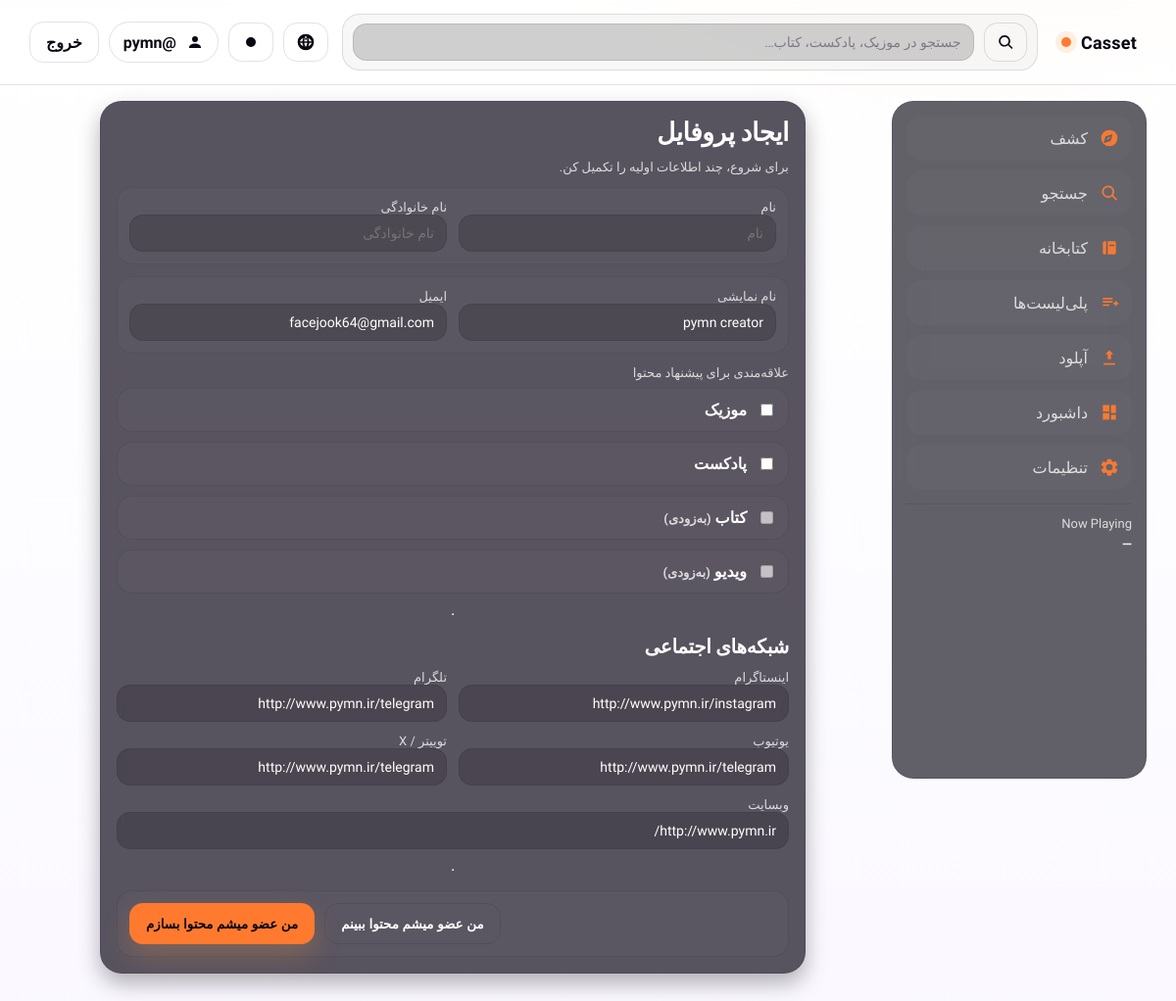
The page /onboarding/ (signed in) on the database its author committed.
### accounts/models.py (models this page shows, shortened)
class UserProfile(models.Model):
    class PrimaryContentType(models.TextChoices):
        MUSIC = "music", "Music"
        PODCAST = "podcast", "Podcast"
        AUDIOBOOK = "audiobook", "Audiobook"
        VIDEO = "video", "Video"
    class CreatorStatus(models.TextChoices):
        NONE = "none", "None"
        PENDING = "pending", "Pending"
        APPROVED = "approved", "Approved"
        REJECTED = "rejected", "Rejected"
    user = models.OneToOneField(
        settings.AUTH_USER_MODEL, on_delete=models.CASCADE, related_name="profile"
    )
    display_name = models.CharField(max_length=80, blank=True)
    bio = models.TextField(blank=True)
    cover = models.ImageField(upload_to="covers/", null=True, blank=True)
    avatar = models.ImageField(upload_to="avatars/", null=True, blank=True)
    points = models.IntegerField(default=0)
    follower_count = models.PositiveIntegerField(default=0)
    primary_content_type = models.CharField(
        max_length=16,
        choices=PrimaryContentType.choices,
        default=PrimaryContentType.MUSIC,
    )
    is_vip = models.BooleanField(default=False)
    vip_until = models.DateTimeField(null=True, blank=True)
    website_url = models.URLField(blank=True)
    instagram_url = models.URLField(blank=True)
    telegram_url = models.URLField(blank=True)
    youtube_url = models.URLField(blank=True)
    twitter_url = models.URLField(blank=True)
    public_handle = models.SlugField(max_length=30, unique=True, null=True, blank=True)
    public_handle_set_at = models.DateTimeField(null=True, blank=True)
    phone_number = models.CharField(max_length=32, blank=True, null=True, unique=True)
    phone_verified_at = models.DateTimeField(null=True, blank=True)
    onboarding_complete = models.BooleanField(default=False)
    interests = models.JSONField(default=list, blank=True)
    creator_enabled = models.BooleanField(default=False)
    creator_status = models.CharField(
        max_length=16, choices=CreatorStatus.choices, default=CreatorStatus.NONE
    )
    created_at = models.DateTimeField(auto_now_add=True)
    updated_at = models.DateTimeField(auto_now=True)

### accounts/views.py (the view)
# urls.py: path("onboarding/", onboarding_view, name="onboarding"),
@login_required
def onboarding_view(request):
    from core.models import PlatformSetting
    profile, _ = UserProfile.objects.get_or_create(user=request.user)
    platform = PlatformSetting.get_solo()
    if request.method == "POST":
        form = OnboardingForm(request.POST, instance=profile, platform=platform)
        if form.is_valid():
            form.save()
            action = request.POST.get("next_action") or "viewer"
            messages.success(request, "پروفایل شما ذخیره شد ✅")
            if action == "creator":
                return redirect("creator_apply")
            return redirect("discover")
        messages.error(request, "خطا: لطفاً موارد را بررسی کن.")
    else:
        form = OnboardingForm(instance=profile, platform=platform)
    return render(
        request,
        "accounts/onboarding.html",
        {
            "form": form,
            "platform": platform,
            "disabled_interest_types": getattr(form, "disabled_interest_types", set()),
            "selected_interests": form["interests"].value() or [],
        },
    )

### core/models.py (called while the page is built)
    @classmethod
    def get_solo(cls) -> "PlatformSetting":
        obj = cls.objects.order_by("id").first()
        if obj is None:
            obj = cls.objects.create()
        return obj

    def is_content_type_enabled(self, content_type: str) -> bool:
        content_type = (content_type or "").lower()
        if content_type == "book":
            return bool(self.enable_book or self.enable_audiobook)
        return {
            "music": bool(self.enable_music),
            "podcast": bool(self.enable_podcast),
            "audiobook": bool(self.enable_audiobook),
            "video": bool(self.enable_video),
        }.get(content_type, True)

### templates/accounts/onboarding.html (shortened to what this page needs)
{% extends "base.html" %}
{% block content %}
<section class="card" style="max-width:720px;margin:0 auto">
  <h1>ایجاد پروفایل</h1>
  <p class="muted small">برای شروع، چند اطلاعات اولیه را تکمیل کن.</p>
  <form method="post" class="stack gap-2">
    <div class="row row-top" style="gap:12px;flex-wrap:wrap">
      <div style="min-width:240px;flex:1">
        <div class="muted small">نام</div>
        {{ form.first_name }}
      </div>
      <div style="min-width:240px;flex:1">
        <div class="muted small">نام خانوادگی</div>
        {{ form.last_name }}
      </div>
    </div>
    <div class="row row-top" style="gap:12px;flex-wrap:wrap">
      <div style="min-width:240px;flex:1">
        <div class="muted small">نام نمایشی</div>
        {{ form.display_name }}
      </div>
      <div style="min-width:240px;flex:1">
        <div class="muted small">ایمیل</div>
        {{ form.email }}
      </div>
    </div>
    <div>
      <div class="muted small">علاقه‌مندی برای پیشنهاد محتوا</div>
      <div class="list" style="margin-top:8px">
        {% for value,label in form.interests.field.choices %}
          <label class="row" style="justify-content:flex-start;gap:10px">
            <input type="checkbox"
                   name="interests"
                   value="{{ value }}"
                   {% if value in disabled_interest_types %}disabled{% endif %}>
            <span>
              {{ label }}
              {% if value in disabled_interest_types %}
                <span class="muted small">(به‌زودی)</span>
              {% endif %}
            </span>
          </label>
        {% endfor %}
      </div>
    </div>
    <hr>
    <h2 style="margin:0">شبکه‌های اجتماعی</h2>
    <div class="grid" style="grid-template-columns:repeat(2, minmax(0,1fr));gap:12px">
      <div>
        <div class="muted small">اینستاگرام</div>
        {{ form.instagram_url }}
      </div>
      <div>
        <div class="muted small">تلگرام</div>
        {{ form.telegram_url }}
      </div>
      <div>
        <div class="muted small">یوتیوب</div>
        {{ form.youtube_url }}
      </div>
      <div>
        <div class="muted small">توییتر / X</div>
        {{ form.twitter_url }}
      </div>
    </div>
    <div>
      <div class="muted small">وبسایت</div>
      {{ form.website_url }}
    </div>
    <hr>
    <div class="row" style="justify-content:flex-end;gap:10px;flex-wrap:wrap">
      <button class="btn btn--ghost" type="submit" name="next_action" value="viewer">
        من عضو میشم محتوا ببینم
      </button>
      <button class="btn btn--primary" type="submit" name="next_action" value="creator">
        من عضو میشم محتوا بسازم
      </button>
    </div>
  </form>
</section>
{% endblock %}

### templates/base.html (shortened to what this page needs)
{% load static %}
<!doctype html>
<html lang="fa" dir="rtl" data-theme="dark">
<head>
  <link rel="stylesheet" href="{% static 'app.css' %}" />
</head>
<body>
  <header class="topbar">
    <div class="topbar__inner">
      <a class="brand" href="/" aria-label="Casset">
        <span class="brand__name">Casset</span><span class="brand__dot" aria-hidden="true"></span>
      </a>
      <form class="search" action="/search/" method="get" role="search">
        <button class="iconbtn iconbtn--ghost" type="submit" aria-label="جستجو">
          <svg class="icon"><use href="#i-search"/></svg>
        </button>
        <input class="search__input" type="search" name="q" placeholder="جستجو در موزیک، پادکست، کتاب…" autocomplete="off">
      </form>
      <div class="topbar__actions">
        <button class="iconbtn" type="button" id="langToggle" aria-label="Language"><svg class="icon"><use href="#i-lang"/></svg></button><button class="iconbtn iconbtn--ghost" id="themeToggle" type="button" aria-label="تغییر تم">
          <svg class="icon" id="themeIcon"><use href="#i-moon"/></svg>
        </button>
        {% if request.user.is_authenticated %}
          <a class="chip" href="/@{{ request.user.username }}/" title="پروفایل">
            <svg class="icon"><use href="#i-user"/></svg>
            <span class="chip__text">@{{ request.user.username }}</span>
          </a>
          <a class="btn btn--ghost" href="/logout/">خروج</a>
        {% else %}
          <a class="btn btn--ghost" href="/login/">ورود</a>
          <a class="btn btn--primary" href="/register/">ثبت‌نام</a>
        {% endif %}
      </div>
    </div>
  </header>
  <div class="appshell">
    <aside class="sidebar" aria-label="Sidebar">
      <nav class="sidenav">
        <a class="sidenav__link" href="/discover/"><svg class="icon"><use href="#i-compass"/></svg><span>کشف</span></a>
        <a class="sidenav__link" href="/search/"><svg class="icon"><use href="#i-search"/></svg><span>جستجو</span></a>
        <a class="sidenav__link" href="/library/"><svg class="icon"><use href="#i-library"/></svg><span>کتابخانه</span></a>
        <a class="sidenav__link" href="/library/#playlists"><svg class="icon"><use href="#i-playlist"/></svg><span>پلی‌لیست‌ها</span></a>
        <a class="sidenav__link" href="/upload/"><svg class="icon"><use href="#i-upload"/></svg><span>آپلود</span></a>
        {% if request.user.is_authenticated %}
          <a class="sidenav__link" href="/dashboard/"><svg class="icon"><use href="#i-dashboard"/></svg><span>داشبورد</span></a>
          <a class="sidenav__link" href="/settings/"><svg class="icon"><use href="#i-settings"/></svg><span>تنظیمات</span></a>
        {% endif %}
      </nav>
      <div class="sidebar__hint">
        <div class="muted small">Now Playing</div>
        <div class="sidebar__np" id="sidebarNowPlaying">—</div>
      </div>
    </aside>
    <main id="main" class="page">
      {% block content %}{% endblock %}
    </main>
  </div>
</body>
</html>

### templates/base.html (style rules this page uses)
html[data-theme="light"] { --text: #ffffff; --muted: rgba(255,255,255,.78); }
html[data-theme="light"] .topbar, html[data-theme="light"] .topbar .brand__name, html[data-theme="light"] .topbar .chip__text, html[data-theme="light"] .topbar a, html[data-theme="light"] .topbar button, html[data-theme="light"] .topbar input { color:#0a0712 !important; }
html[data-theme="light"] .topbar .icon { fill:#0a0712 !important; }
.row-top { align-items:flex-start;gap:14px }

### rows shown on the page
UserProfile: display_name "pymn creator", instagram_url "http://www.pymn.ir/instagram", telegram_url "http://www.pymn.ir/telegram", youtube_url "http://www.pymn.ir/telegram", twitter_url "http://www.pymn.ir/telegram", website_url "http://www.pymn.ir/"

### other values the page prints
{{ request.user.username }} "pymn"
{{ label }} "موزیک" "پادکست" "کتاب" "ویدیو"
